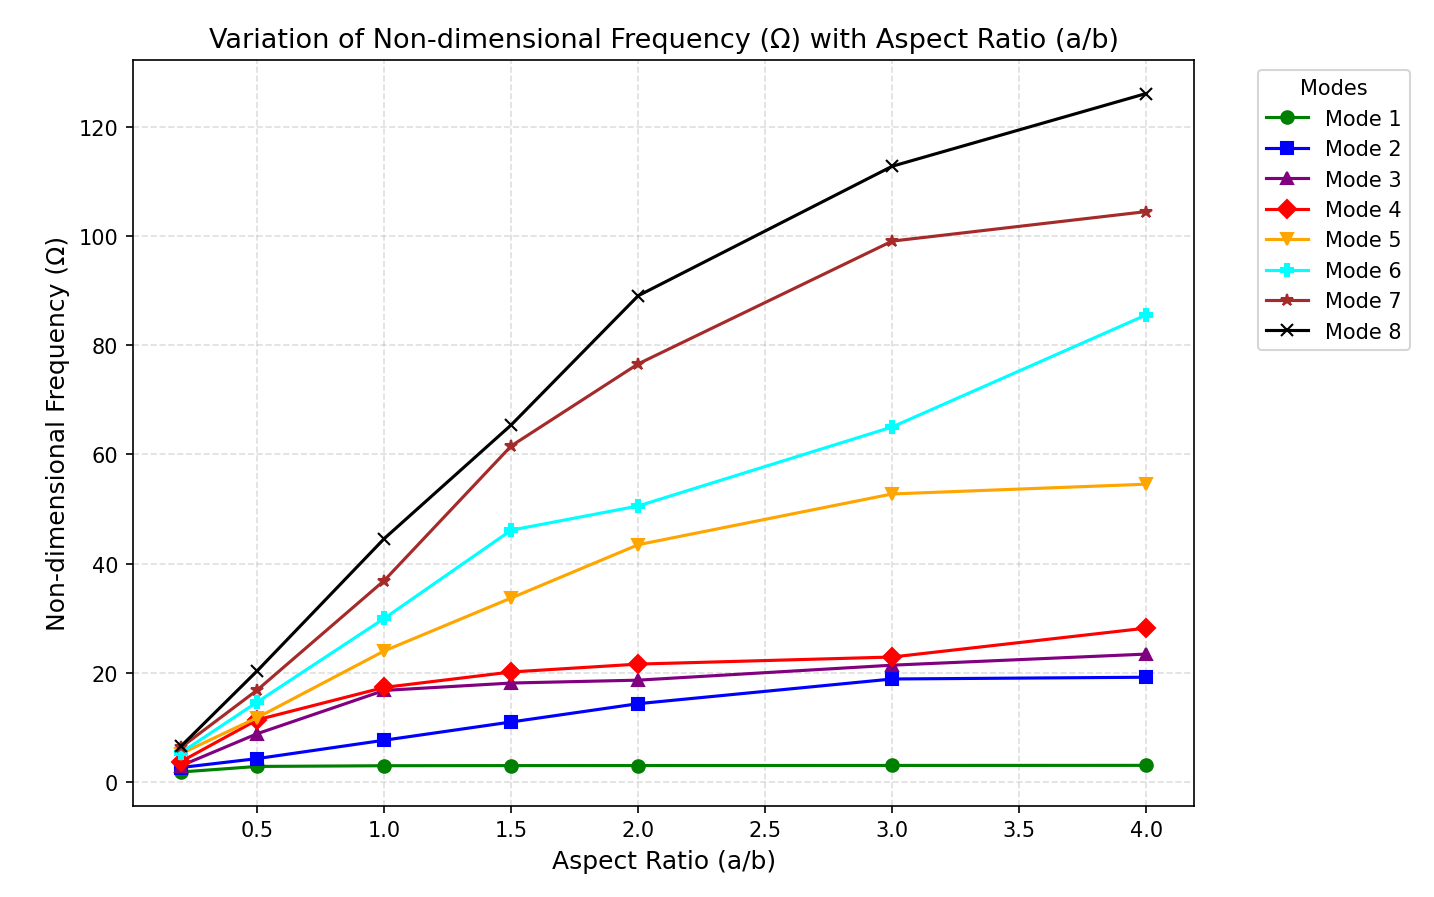

Here is the Python script that generated this plot:
import matplotlib.pyplot as plt
import numpy as np

# Aspect ratio values (a/b)
aspect_ratios = np.array([4.0, 3.0, 2.0, 1.5, 1.0, 0.5, 0.2])

# Non-dimensional frequency data Ω for each mode (from Table 4)
# Mode 1 to Mode 9
frequencies = {
    'Mode 1':  [3.0704, 3.0560, 3.0383, 3.0270, 3.0057, 2.8740, 1.8570],
    'Mode 2':  [19.2087, 18.8865, 14.3650, 11.0173, 7.6760, 4.3102, 2.6764],
    'Mode 3':  [23.4466, 21.4146, 18.6730, 18.1462, 16.7925, 8.8675, 3.0039],
    'Mode 4':  [28.2006, 22.9091, 21.6129, 20.1701, 17.3444, 11.4050, 3.7746],
    'Mode 5':  [54.5555, 52.7693, 43.4751, 33.7210, 24.0266, 11.8090, 5.2218],
    'Mode 6':  [85.5449, 65.0342, 50.5673, 46.1366, 29.9746, 14.6630, 5.3856],
    'Mode 7':  [104.4675, 99.0645, 76.5873, 61.5600, 36.9156, 16.8684, 6.3680],
    'Mode 8':  [126.0910, 112.7721, 89.0663, 65.4064, 44.5899, 20.3845, 6.5798]
}

# Plot style settings
plt.figure(figsize=(7, 5))
markers = ['o', 's', '^', 'D', 'v', 'P', '*', 'x']
colors = ['green', 'blue', 'purple', 'red', 'orange', 'cyan', 'brown', 'black']

# Plot each mode
for (mode, values), marker, color in zip(frequencies.items(), markers, colors):
    plt.plot(aspect_ratios, values, marker=marker, color=color, label=mode, linewidth=1.5)

# Labels and formatting
plt.xlabel('Aspect Ratio (a/b)', fontsize=12)
plt.ylabel('Non-dimensional Frequency (Ω)', fontsize=12)
plt.title('Variation of Non-dimensional Frequency (Ω) with Aspect Ratio (a/b)', fontsize=13)
plt.grid(True, linestyle='--', alpha=0.4)
plt.legend(title='Modes', bbox_to_anchor=(1.05, 1), loc='upper left')
plt.tight_layout()
plt.show()
